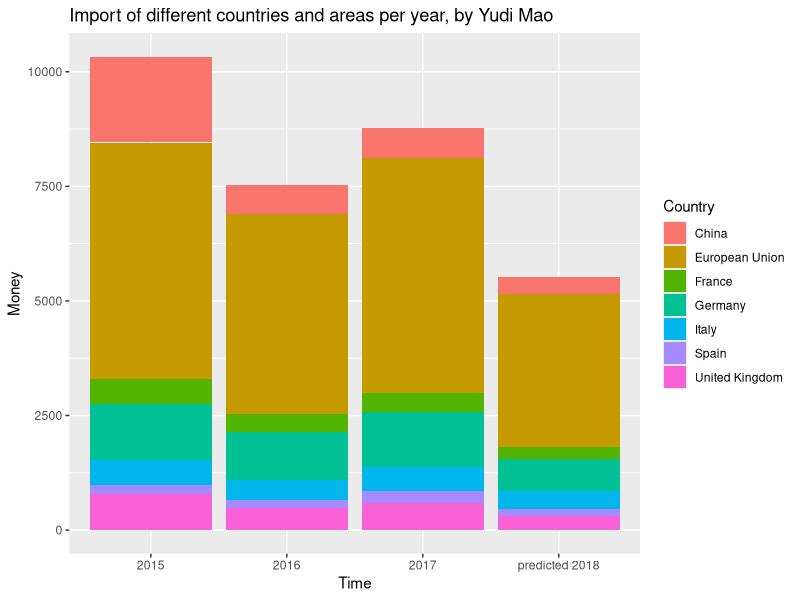
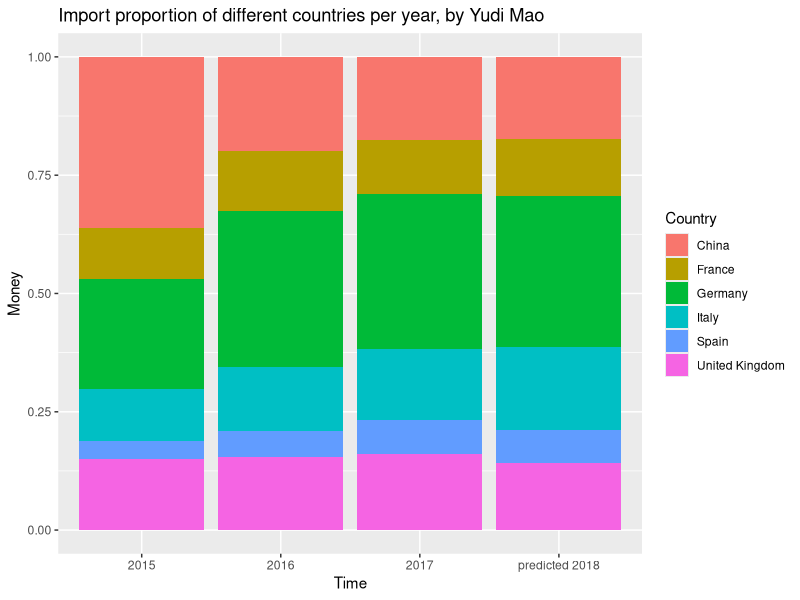
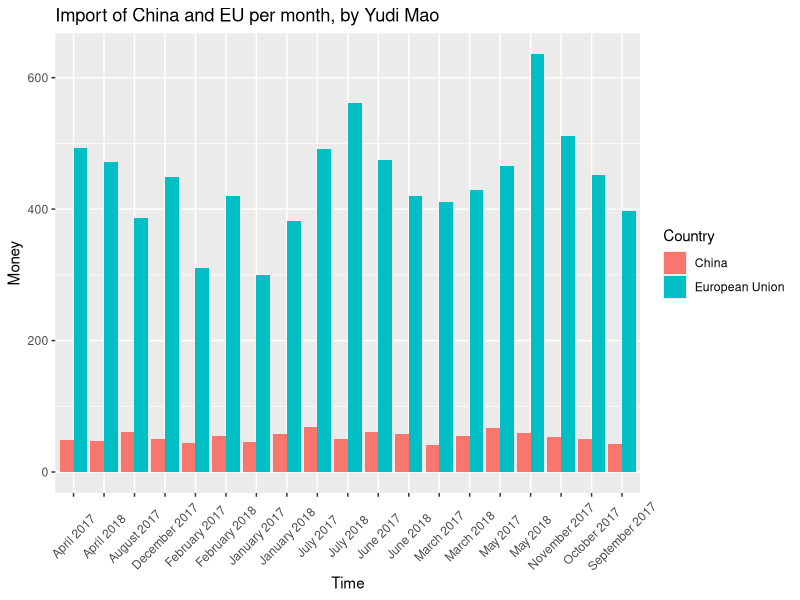
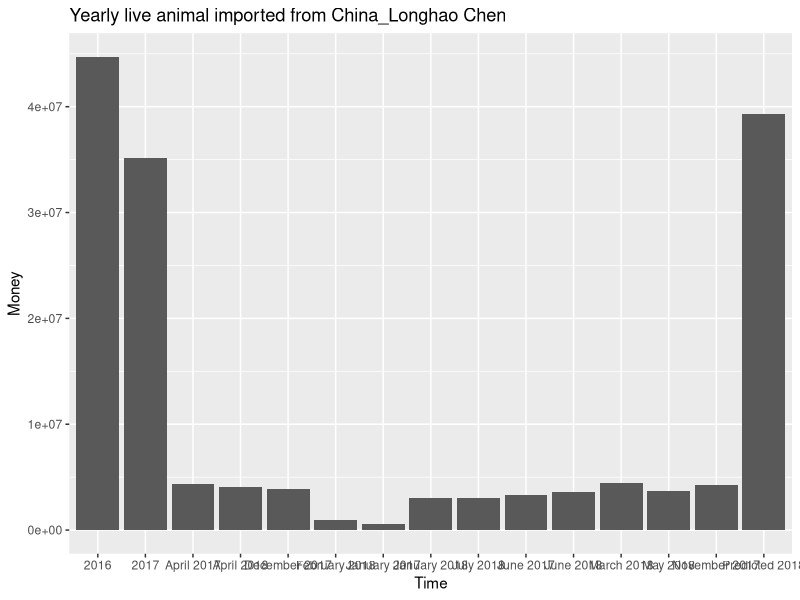

Here is the R script that generated these plots, in order: (Note: this script raises an error after producing the figures.)
## ---- chunk 1
knitr::opts_chunk$set(echo = TRUE, message = FALSE)
## ---- chunk 2
library(tidyverse)
library(readxl)
library(magrittr)

#Input data
usaimport_ds <- read_xlsx("usaimport.xlsx")
colnames(usaimport_ds) <- c("Commodity","Country","Time","Money")

#Filter the subset
iron_steel <- filter(usaimport_ds, Commodity == "72 Iron And Steel")

#Transfor money to per million
iron_steel$Money <- round(as.numeric(iron_steel$Money) / 1000000, 1)
## ---- chunk 3
#Predict 2018
iron_steel$Time[which(iron_steel$Time == "2018 through July")] <- "predicted 2018"
iron_steel$Money[which(iron_steel$Time == "2018")] <- round(iron_steel$Money[which(iron_steel$Time == "predicted 2018")]*12/7, 1)

year_ds <- filter(iron_steel, Time %in% c("2015", "2016", "2017", "predicted 2018"))

#Histogram of different countries and areas
ggplot(data = year_ds) +
  geom_bar(mapping = aes(x = Time, y = Money, fill = Country), stat = "identity") +
  ggtitle("Import of different countries and areas per year, by Yudi Mao")
## ---- chunk 4
#Exclude EU
year_ds_euex <- filter(year_ds, Country != "European Union")

#Histogram of proportion
ggplot(data = year_ds_euex) +
  geom_bar(mapping = aes(x = Time, y = Money, fill = Country), stat = "identity", position = "fill") +
  ggtitle("Import proportion of different countries per year, by Yudi Mao")
## ---- chunk 5
#data of China and EU per month
month_ds <- filter(iron_steel, !Time %in% c("2015", "2016", "2017", "predicted 2018"))
month_ds <- filter(month_ds, Country %in% c("China", "European Union"))

#Curve the line
ggplot(data = month_ds) +
  geom_bar(mapping = aes(x = Time, y = Money, fill = Country), stat = "identity", position = "dodge") +
  ggtitle("Import of China and EU per month, by Yudi Mao") +
  theme(axis.text.x = element_text(angle = 45, hjust = 0.5, vjust = 0.5))
## ---- chunk 6
library(tidyverse)
library(readxl)
war <- read_xlsx("usaimport.xlsx")
colnames(war)<-c("Commodity","Country","Time","Money")
liveanimalchina<-filter(.data = war, Country =="China") %>%
  filter(str_detect(Commodity , "Live Animals"))  %>%
  filter(Money>20000000)

b<-rbind(liveanimalchina, c("01 Live Animals","China","Predicted 2018",(22919535*12)/7))
b$Money=as.numeric((b$Money))
ggplot(data = b, aes(x = Time, y = Money)) +
geom_bar(stat = "identity") +
labs(title = "Yearly live animal imported from China_Longhao Chen") +
  scale_y_continuous(limits=c(0,NA))

aluminum<-filter(.data = war, Country == "China") %>%
  filter(str_detect(Commodity, "Aluminum")) %>%
  filter(Money < 1000000000)
aluminum$Time <- factor(aluminum$Time, levels = aluminum$Time)

ggplot(data = aluminum, aes(x=Time, y = Money)) +
  geom_line(group = 1) +
  labs(title="Monthly aluminum imported from China_Longhao Chen") +
  theme(axis.text.x=element_text(angle=90,margin = margin(5, unit = "mm"),vjust =1)) +
  scale_y_continuous(limits=c(0,NA))
